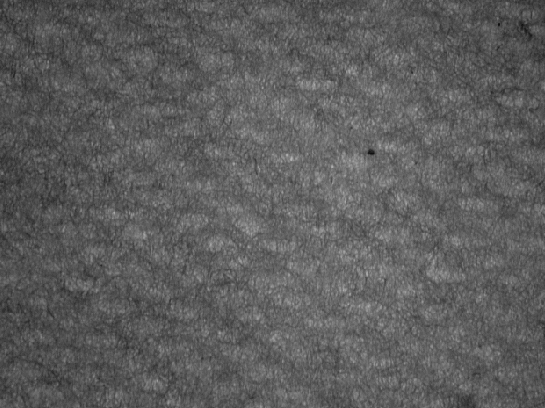
#> input picture ImageProcessing/Project_3/Assignment/Original.tif, 545 x 408 px
$ python Bartley_Nathan_P3.py
#> lines starting #> are read from the running program, lines starting #| are printed output that depends on the picture
#> the answer given: ../ImageProcessing/Project_3/Assignment/Original.tif
#> in main, original is the input picture: shape (408, 545); min 16, max 181, mean 93
# use frequency domain filtering to find patterns in a fabric and make the lighting uniform across the image
import cv2
import numpy as np
import matplotlib.pyplot as plt
from scipy.fft import fft2, ifft2, fftshift, ifftshift

def uniform_lighting(image, ksize = 101):
    # big kernel for light smoothing
#> called with ksize = 101
    img = image.astype(np.float32)
    illum = cv2.GaussianBlur(img, (ksize, ksize), 0)
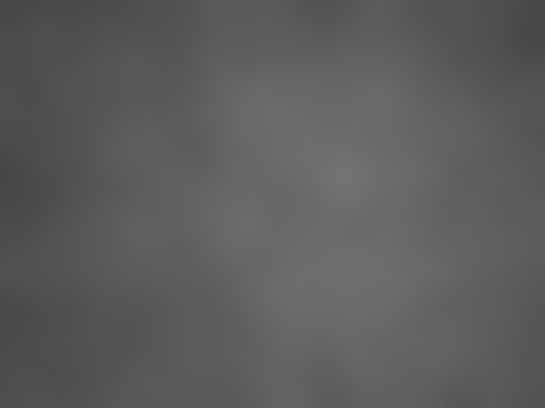
#> illum: shape (408, 545) float32; min 70.53, max 114.6, mean 93.1
    out = img - illum + illum.mean()  # remove shading, keep average level
    out -= out.min()
    out /= (out.max() + 1e-6)
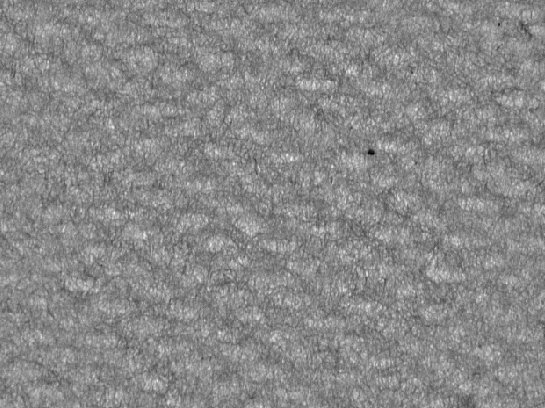
#> out: shape (408, 545) float32; min 0, max 1, mean 0.538
    return (out * 255).astype(np.uint8)

def main():
    # Load the image
    # image_path = r"C:\ImageProcessing\Project_3\Assignment\Original.tif"
    image_path = input("Enter Image Path: ")
    original = cv2.imread(image_path, cv2.IMREAD_GRAYSCALE)
    if original is None:
        print("Error: Image not found.")
        return

    image = uniform_lighting(original)
    # plt.imshow(image, cmap='gray')
    # plt.title('Uniform Lighting Image')
    # plt.show()
    F = fft2(image)
    F_shifted = fftshift(F)
    magnitude_spectrum = np.log(np.abs(F_shifted) + 1)
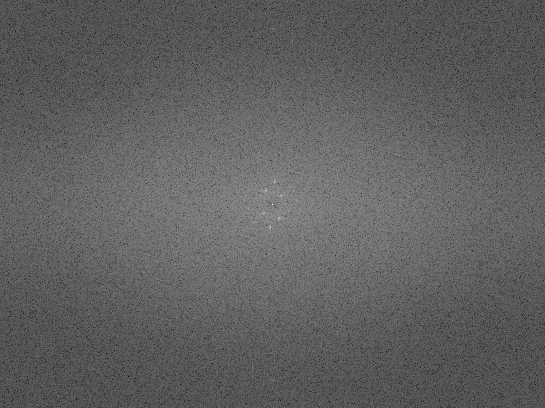
#> magnitude_spectrum: shape (408, 545) float64; min 2.65, max 17.23, mean 8.15; drawn with min black and max white
    # [6 lines of commented-out code are left out]
    flat = magnitude_spectrum.flatten()
    indices = np.argpartition(flat, -7)[-7:]
#> indices = [119089, 103815, 98919, 123985, 116348, 111452, 106556]
    peaks = np.array(np.unravel_index(indices, magnitude_spectrum.shape)).T
#> peaks = [[218, 279], [190, 265], [181, 274], [227, 270], [213, 263], [204, 272], [195, 281]]
    print("Peak coordinates (y, x):", peaks)
#| Peak coordinates (y, x): [[218 279]
#|  [190 265]
#|  [181 274]
#|  [227 270]
#|  [213 263]
#|  [204 272]
#|  [195 281]]

    mask = np.zeros_like(magnitude_spectrum, dtype=bool)
    mask[peaks[:, 0], peaks[:, 1]] = 1.0
    # plt.imshow(mask, cmap='gray')
    # plt.title('Mask for Filtering')
    # plt.show()

    # Apply the mask and inverse FFT
    F_shifted_filtered = F_shifted * mask
    F_filtered = ifftshift(F_shifted_filtered)
    image_filtered = np.abs(ifft2(F_filtered))
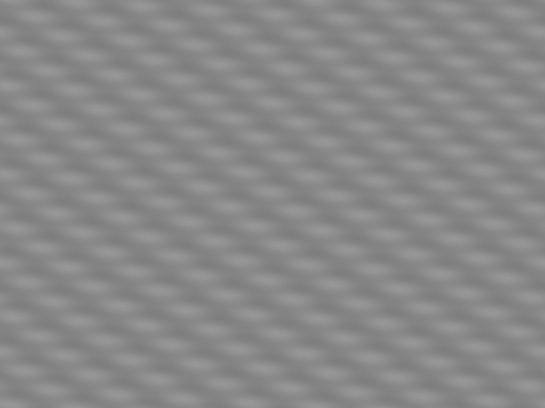
#> image_filtered: shape (408, 545) float64; min 126.5, max 150.6, mean 136.7
    image_filtered = np.clip(image_filtered, 0, 255).astype(np.uint8)
    # plt.imshow(image_filtered, cmap='gray')
    # plt.title('Filtered Image')
    # plt.show()

    # Show mask, uniform lighting, and filtered images side by side
    fig, axs = plt.subplots(1, 3, figsize=(15, 5))
    axs[0].imshow(mask, cmap='gray')
    axs[0].set_title('Mask for Filtering')
    axs[0].axis('off')
    axs[1].imshow(image, cmap='gray')
    axs[1].set_title('Uniform Lighting Image')
    axs[1].axis('off')
    axs[2].imshow(image_filtered, cmap='gray')
    axs[2].set_title('Filtered Image')
    axs[2].axis('off')
    plt.tight_layout()
    plt.show()
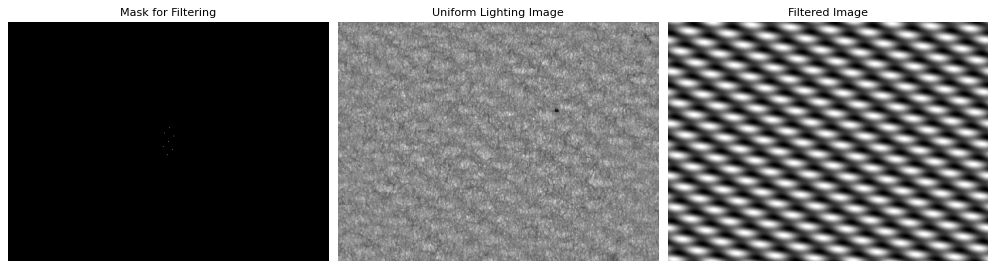
#> figure drawn by matplotlib, 3 panels
if __name__ == "__main__":
    main()
